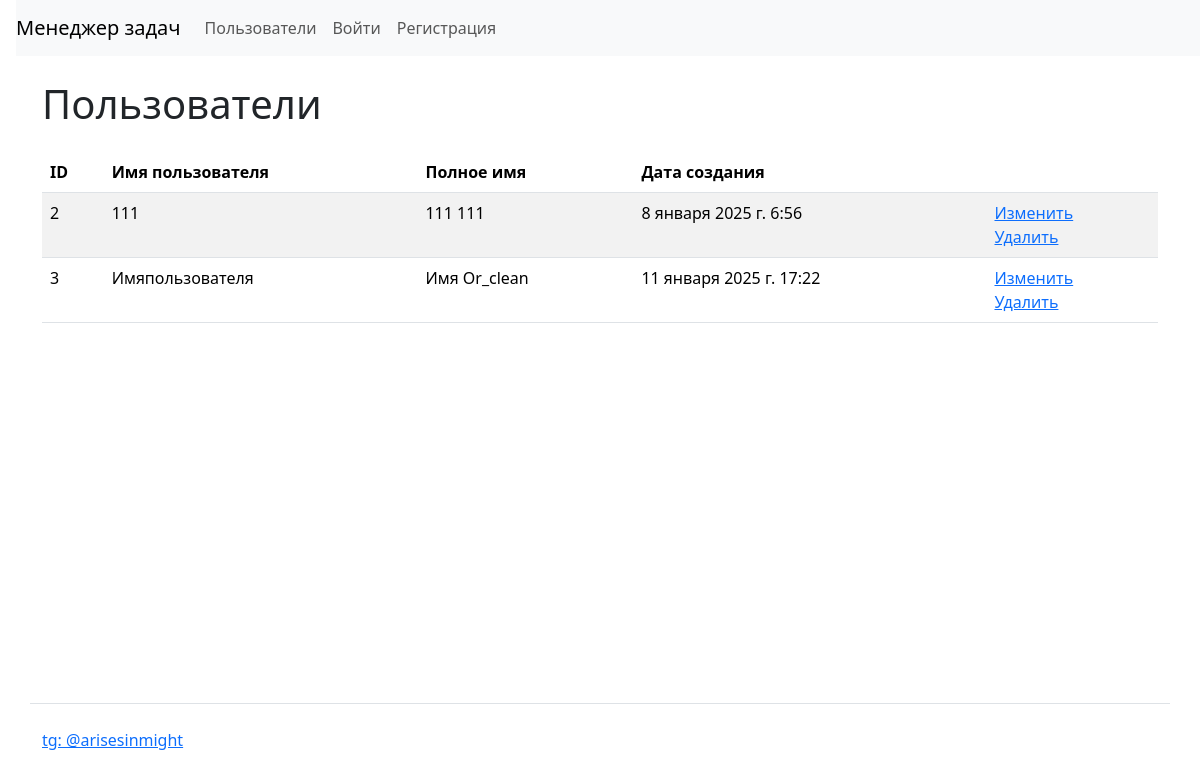
/users/, run on an earlier commit of the app's database.
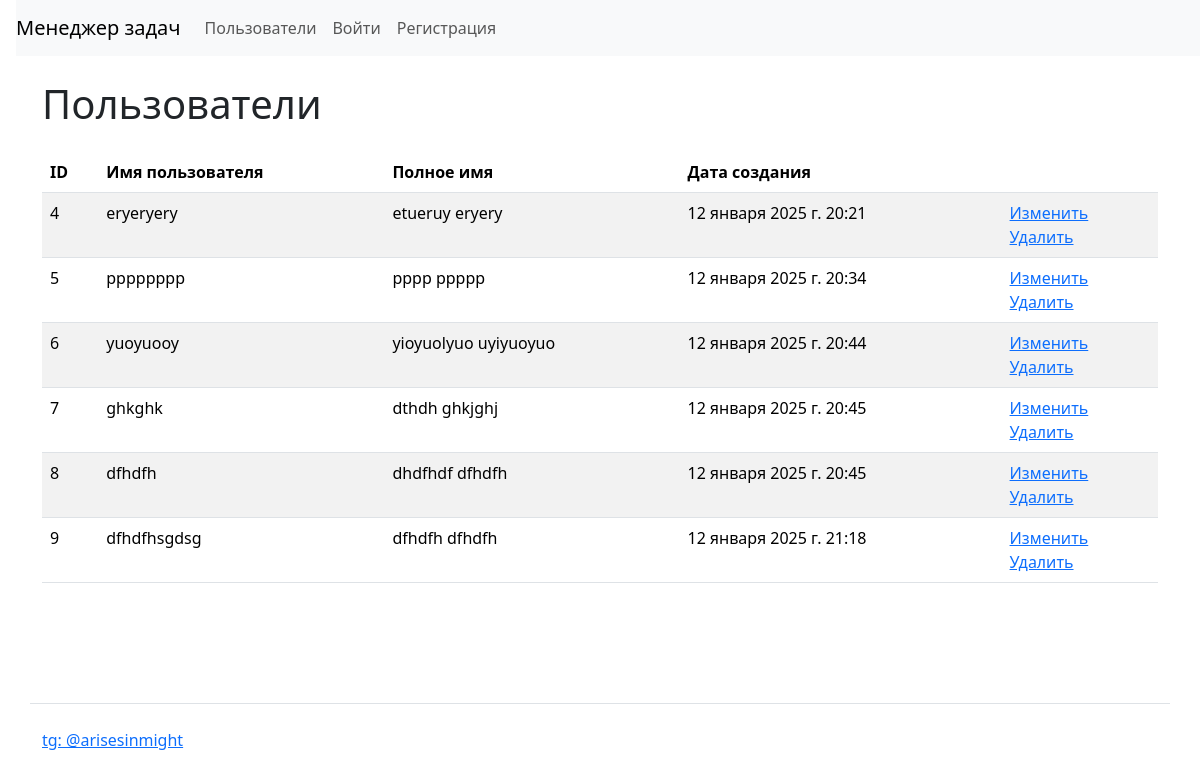
And on a later commit of the database.
### task_manager/users/models.py (models this page shows)
class User(AbstractUser):
    def get_absolute_url(self):
        return reverse('users_index')
    def __str__(self):
        return self.get_full_name()

### task_manager/users/views.py (the view)
# urls.py: path('',  views.IndexView.as_view(), name='users_index'),
class IndexView(View):
    def get(self, request, *args, **kwargs):
        users = User.objects.filter(is_superuser=False)
        return render(request, 'users/index.html', context={'users': users})

### task_manager/templates/users/index.html (shortened to what this page needs)
{% extends "base.html" %}
{% block content %}
<h1 class="my-4">
Пользователи
</h1>
<table class="table table-striped">
  <thead>
    <tr>
      <th>ID</th>
      <th>Имя пользователя</th>
      <th>Полное имя</th>
      <th>Дата создания</th>
      <th></th>
    </tr>
  </thead>
  <tbody>
    {% for user in users %}
      <tr>
        <td>{{ user.id }}</td>
        <td>{{ user.username }}</td>
        <td>{{ user.first_name }} {{ user.last_name }}</td>
        <td>{{ user.date_joined }}</td>
        <td>
          <a href="{% url 'user_update' pk=user.id %}">Изменить</a>
          <br>
          <a href="{% url 'user_delete' pk=user.id %}">Удалить</a>
        </td>
      </tr>
    {% endfor %}
  </tbody>
</table>
{% endblock %}

What changed in the data, as far as the page shows it:
removed User: id "2", username "111", first_name "111", last_name "111", date_joined "8 января 2025 г. 6:56"
removed User: id "3", username "Имяпользователя", first_name "Имя", last_name "Or_clean", date_joined "11 января 2025 г. 17:22"
added User: id "4", username "eryeryery", first_name "etueruy", last_name "eryery", date_joined "12 января 2025 г. 20:21"
added User: id "5", username "pppppppp", first_name "pppp", last_name "ppppp", date_joined "12 января 2025 г. 20:34"
added User: id "6", username "yuoyuooy", first_name "yioyuolyuo", last_name "uyiyuoyuo", date_joined "12 января 2025 г. 20:44"
added User: id "7", username "ghkghk", first_name "dthdh", last_name "ghkjghj", date_joined "12 января 2025 г. 20:45"
added User: id "8", username "dfhdfh", first_name "dhdfhdf", last_name "dfhdfh", date_joined "12 января 2025 г. 20:45"
added User: id "9", username "dfhdfhsgdsg", first_name "dfhdfh", last_name "dfhdfh", date_joined "12 января 2025 г. 21:18"
